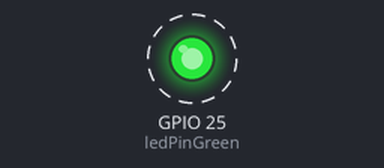
Bench run of a sketch on a simulated ESP32. Shown: output pins drawn as LEDs (lit = HIGH). Dashed ring = blinking.

Above: at 0.5 s.
Timing chart, 0 to 4.6 s (numbered marks = the images above):
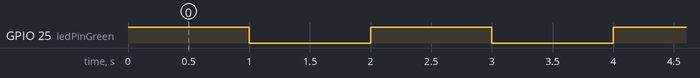

The sketch:

blink.ino
```cpp
int ledPinGreen = 25;

void setup() {
  pinMode(ledPinGreen, OUTPUT);
}

void loop() {
  digitalWrite(ledPinGreen, HIGH);
  delay(1000);
  digitalWrite(ledPinGreen, LOW);
  delay(1000);
}
```

Measured:
- by itself, GPIO 25 (ledPinGreen): alternates HIGH for 1.0 s and LOW for 1.0 s
